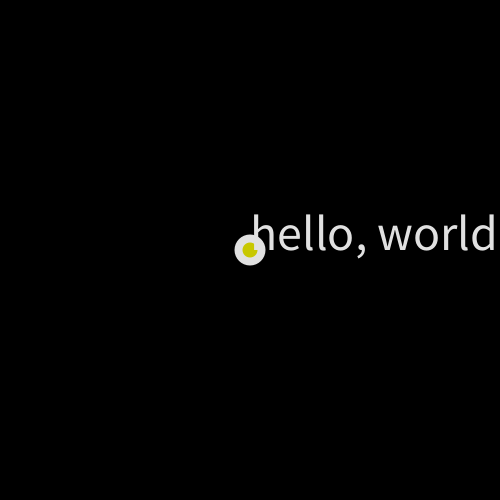
Frame 1 (no input)
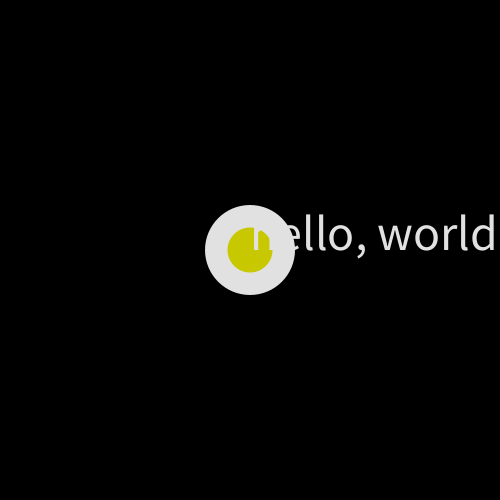
Frame 60 (the mouse pressed at the canvas centre just before this capture)
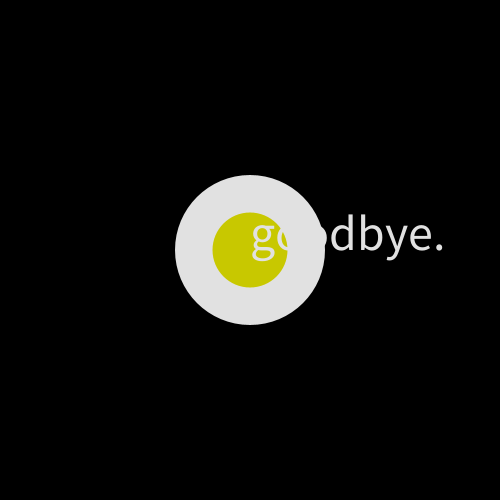
Frame 120 (the mouse held since frame 60 and released just before this capture)

The Processing sketch that drew these frames (run headless with seeded random() and noise(); from frame 60 on, the mouse is pressed at the canvas centre):

// Processing sketch: incrementation_code
// ── incrementation_code.pde
/*
Bea Monti
 6/24/22
 Variables Demo
 created for CS summer 2022
 */

String welcome = "hello, world!"; //global variable
int diameter = 30;

void setup() {
  size(500, 500);
}

void draw() {
  background(0);
  diameter= diameter + 1; // incrementation
  noStroke();
  fill(225);
  circle(width/2, height/2, diameter);
  fill(200, 200, 0);
  circle(width/2, height/2, diameter/2);

  fill(225);
  textSize(50);
  text(welcome, width/2, height/2);
}

void mousePressed() {
  println(welcome);
  welcome = "goodbye.";
}
